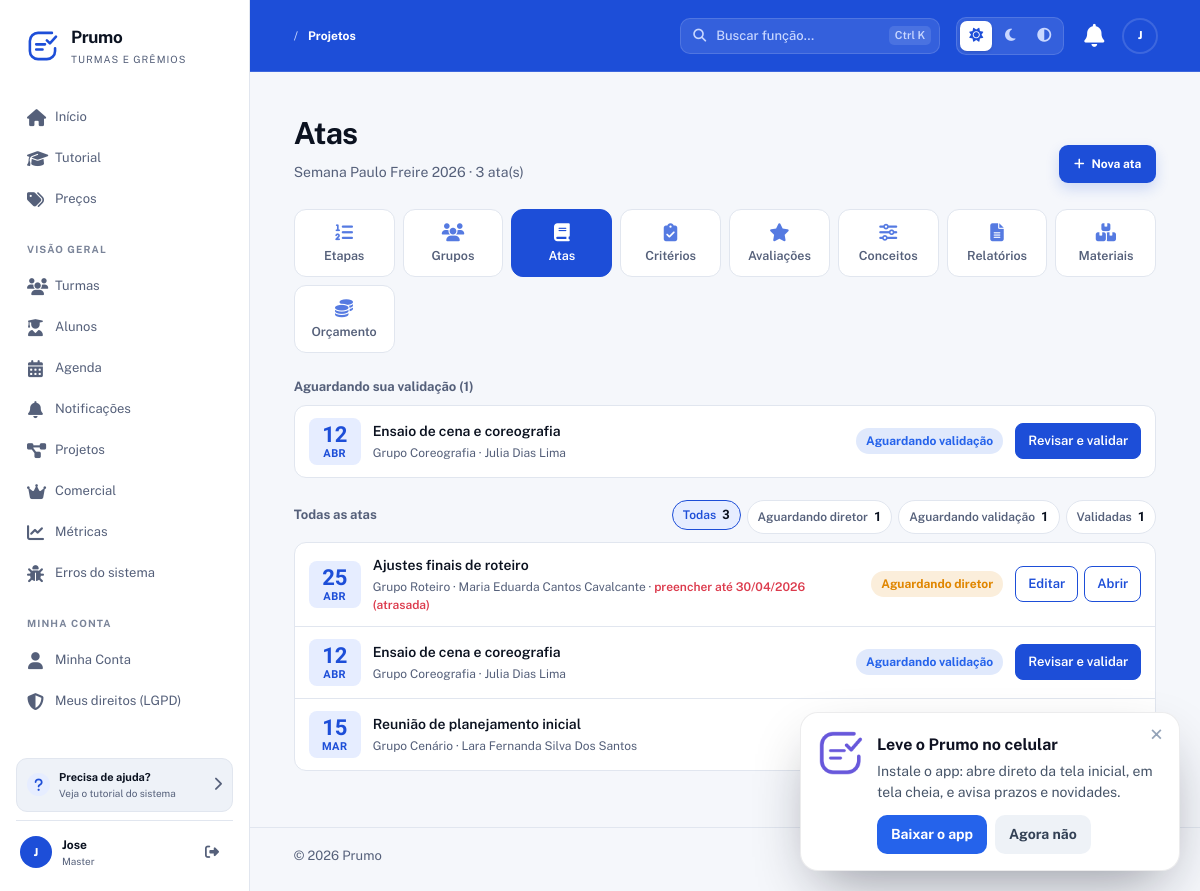
The page /SGT/projetos/3/atas (signed in) on the database its author committed.
### tables this page shows
CREATE TABLE projetos (
  id INT AUTO_INCREMENT PRIMARY KEY,
  turma_id INT NOT NULL,
  diretoria_id INT NULL,                      
  nome VARCHAR(150) NOT NULL,
  descricao TEXT DEFAULT NULL,
  prazo DATE DEFAULT NULL,
  modo_avaliacao ENUM('etapa','cronograma') DEFAULT 'cronograma',
  alunos_pedem_grupo TINYINT(1) NOT NULL DEFAULT 0,       
  alunos_pedem_diretor TINYINT(1) NOT NULL DEFAULT 0,     
  diretores_por_grupo INT NOT NULL DEFAULT 1,
  avaliacao_reps ENUM('compartilhada','media') NOT NULL DEFAULT 'compartilhada',  
  encerrado TINYINT(1) DEFAULT 0,
  encerrado_em DATETIME DEFAULT NULL,
  encerrado_por INT DEFAULT NULL,
  created_at TIMESTAMP DEFAULT CURRENT_TIMESTAMP,
  updated_at TIMESTAMP DEFAULT CURRENT_TIMESTAMP ON UPDATE CURRENT_TIMESTAMP,
  FOREIGN KEY (turma_id) REFERENCES turmas(id) ON DELETE CASCADE,
  FOREIGN KEY (encerrado_por) REFERENCES usuarios(id) ON DELETE SET NULL,
  INDEX idx_projetos_turma (turma_id),
  INDEX idx_projetos_encerrado (encerrado),
  CONSTRAINT fk_projeto_diretoria FOREIGN KEY (diretoria_id) REFERENCES gremio_diretorias(id) ON DELETE SET NULL
);

CREATE TABLE atas (
  id INT AUTO_INCREMENT PRIMARY KEY,
  titulo VARCHAR(200) NOT NULL,
  descricao TEXT DEFAULT NULL,
  grupo_id INT NOT NULL,
  diretor_id INT DEFAULT NULL,
  representante_id INT DEFAULT NULL,
  data_ata DATE NOT NULL,
  prazo_preenchimento DATE DEFAULT NULL,
  horario_inicio TIME DEFAULT NULL,
  horario_fim TIME DEFAULT NULL,
  status ENUM('pendente','preenchida','revisada') DEFAULT 'pendente',
  preenchimento ENUM('diretor','grupo') NOT NULL DEFAULT 'diretor',   
  created_at TIMESTAMP DEFAULT CURRENT_TIMESTAMP,
  updated_at TIMESTAMP DEFAULT CURRENT_TIMESTAMP ON UPDATE CURRENT_TIMESTAMP,
  FOREIGN KEY (grupo_id) REFERENCES grupos(id) ON DELETE CASCADE,
  FOREIGN KEY (diretor_id) REFERENCES usuarios(id) ON DELETE SET NULL,
  FOREIGN KEY (representante_id) REFERENCES usuarios(id) ON DELETE SET NULL,
  INDEX idx_atas_grupo (grupo_id),
  INDEX idx_atas_status (status),
  INDEX idx_atas_data (data_ata)
);

CREATE TABLE grupos (
  id INT AUTO_INCREMENT PRIMARY KEY,
  projeto_id INT NOT NULL,
  nome VARCHAR(150) NOT NULL,
  modo_avaliacao_grupo ENUM('individual','coletiva') DEFAULT 'individual',
  modo_avaliacao_por ENUM('diretor','representante','pares','autoavaliacao','misto') DEFAULT 'diretor',
  created_at TIMESTAMP DEFAULT CURRENT_TIMESTAMP,
  updated_at TIMESTAMP DEFAULT CURRENT_TIMESTAMP ON UPDATE CURRENT_TIMESTAMP,
  FOREIGN KEY (projeto_id) REFERENCES projetos(id) ON DELETE CASCADE,
  INDEX idx_grupos_projeto (projeto_id)
);

CREATE TABLE usuarios (
  id INT AUTO_INCREMENT PRIMARY KEY,
  nome VARCHAR(150) NOT NULL,
  email VARCHAR(150) NOT NULL UNIQUE,
  senha VARCHAR(255) NOT NULL,
  google_id VARCHAR(64) DEFAULT NULL,            
  tipo ENUM('aluno','master') NOT NULL DEFAULT 'aluno',
  telefone VARCHAR(20) DEFAULT NULL,
  data_nascimento DATE DEFAULT NULL,
  email_confirmado TINYINT(1) NOT NULL DEFAULT 0,
  email_token VARCHAR(255) DEFAULT NULL,
  email_token_expira DATETIME DEFAULT NULL,
  primeiro_login TINYINT(1) NOT NULL DEFAULT 1,
  cadastro_pendente TINYINT(1) NOT NULL DEFAULT 0,  
  ativo TINYINT(1) NOT NULL DEFAULT 1,
  lgpd_aceito TINYINT(1) NOT NULL DEFAULT 0,
  lgpd_data DATETIME DEFAULT NULL,
  ultimo_acesso DATETIME DEFAULT NULL,
  created_at TIMESTAMP DEFAULT CURRENT_TIMESTAMP,
  updated_at TIMESTAMP DEFAULT CURRENT_TIMESTAMP ON UPDATE CURRENT_TIMESTAMP,
  UNIQUE KEY uk_google_id (google_id),
  INDEX idx_usuarios_email (email),
  INDEX idx_usuarios_tipo (tipo),
  INDEX idx_usuarios_ativo (ativo)
);

### app/Views/atas/_lista.php (the view, shortened to what the rows shown need)
<?php
$mesesAta  = ['JAN','FEV','MAR','ABR','MAI','JUN','JUL','AGO','SET','OUT','NOV','DEZ'];
$statusAta = [
    'pendente'   => ['Aguardando diretor', 'pendente'],
    'preenchida' => ['Aguardando validação', 'preenchida'],
    'revisada'   => ['Validada', 'revisada'],
];
?>
<ul class="lista-tarefas lista-atas">
    <?php foreach ($listaAtas as $a):
        $ts = strtotime($a['data_ata'] ?? '') ?: null;
        [$stTexto, $stClasse] = $statusAta[$a['status']] ?? [$a['status'], ''];
        $atrasada = $a['status'] === 'pendente' && !empty($a['prazo_preenchimento']) && strtotime($a['prazo_preenchimento']) < strtotime('today');
    ?>
        <li data-status="<?= h($a['status']) ?>">
            <span class="tarefa-data num"><?= $ts ? date('d', $ts) : '—' ?><small><?= $ts ? $mesesAta[(int) date('n', $ts) - 1] : '' ?></small></span>
            <div class="tarefa-info">
                <strong><a class="ata-link" href="<?= $basePath ?>/atas/<?= (int) $a['id'] ?>"><?= h($a['titulo']) ?></a></strong>
                <small>
                    Grupo <?= h($a['grupo_nome'] ?? '—') ?>
                    <?php if (!empty($a['diretor_nome'])): ?> · <?= h($a['diretor_nome']) ?><?php endif; ?>
                    <?php if ($a['status'] === 'pendente' && !empty($a['prazo_preenchimento'])): ?>
                        · <span class="<?= $atrasada ? 'txt-alerta' : '' ?>">preencher até <?= ViewHelper::data($a['prazo_preenchimento']) ?><?= $atrasada ? ' (atrasada)' : '' ?></span>
                    <?php endif; ?>
                </small>
            </div>
            <span class="ata-status-chip <?= $stClasse ?>"><?= $stTexto ?></span>
            <span class="ata-acoes-linha">
                <?php foreach ($acaoAta($a) as [$rotulo, $url, $primario]): ?>
                    <a class="tarefa-acao<?= $primario ? ' primaria' : '' ?>" href="<?= h($url) ?>"><?= h($rotulo) ?></a>
                <?php endforeach; ?>
            </span>
        </li>
    <?php endforeach; ?>
</ul>

### app/Views/atas/index_rep.php (shortened to what the rows shown need)
<?php
require_once __DIR__ . '/../layouts/header.php';
require_once __DIR__ . '/../layouts/nav.php';
$todas      = $atas['todas'] ?? [];
$aguardando = array_values(array_filter($todas, fn($a) => $a['status'] === 'preenchida'));
$contagem   = array_count_values(array_column($todas, 'status'));
$acaoAta = function (array $a) use ($basePath, $projeto): array {
    $base = $basePath . '/atas/' . (int) $a['id'];
    if ($a['status'] === 'preenchida') return [['Revisar e validar', $base . '/validar-form', true]];
    if ($a['status'] === 'pendente' && !$projeto['encerrado']) return [['Editar', $base . '/editar', false], ['Abrir', $base, false]];
    return [['Abrir', $base, false]];
};
?>
<section class="hero-section">
    <div>
        <h1>Atas</h1>
        <p class="hero-subtitle">
            <?= h($projeto['nome']) ?> · <?= count($todas) ?> ata(s)
        </p>
    </div>
    <?php if (!$projeto['encerrado']): ?>
        <div class="hero-actions">
            <a class="button button-primary" href="<?= $basePath ?>/projetos/<?= (int) $projeto['id'] ?>/atas/criar">
                <i class="fas fa-plus"></i> Nova ata
            </a>
        </div>
    <?php endif; ?>
</section>
<?php require __DIR__ . '/../projetos/_nav.php'; ?>
<?php if ($aguardando): ?>
    <section class="para-fazer">
        <div class="bloco-titulo"><h2>Aguardando sua validação (<?= count($aguardando) ?>)</h2></div>
        <?php $listaAtas = $aguardando; require __DIR__ . '/_lista.php'; ?>
    </section>
<?php endif; ?>
<section class="para-fazer">
    <div class="bloco-titulo">
        <h2>Todas as atas</h2>
        <?php if ($todas): ?>
            <div class="ata-filtros" role="group" aria-label="Filtrar por situação">
                <button type="button" class="ativo" data-filtro="">Todas <b><?= count($todas) ?></b></button>
                <button type="button" data-filtro="pendente">Aguardando diretor <b><?= (int) ($contagem['pendente'] ?? 0) ?></b></button>
                <button type="button" data-filtro="preenchida">Aguardando validação <b><?= (int) ($contagem['preenchida'] ?? 0) ?></b></button>
                <button type="button" data-filtro="revisada">Validadas <b><?= (int) ($contagem['revisada'] ?? 0) ?></b></button>
            </div>
        <?php endif; ?>
    </div>
    <?php if (empty($todas)): ?>
        <div class="lista-vazia"><i class="fas fa-book"></i><span>Nenhuma ata ainda. Crie a primeira em “Nova ata”: o diretor do grupo é avisado para preencher.</span></div>
    <?php else: ?>
        <div data-lista-filtravel>
            <?php $listaAtas = $todas; require __DIR__ . '/_lista.php'; ?>
        </div>
    <?php endif; ?>
</section>
<?php require_once __DIR__ . '/../layouts/footer.php'; ?>

### rows shown on the page
projetos: nome "Semana Paulo Freire 2026"
atas: data_ata "12", data_ata "ABR", titulo "Ensaio de cena e coreografia", grupo.nome "Coreografia", diretor.nome "Julia Dias Lima", stTexto "Aguardando validação", rotulo "Revisar e validar"
atas: data_ata "25", data_ata "ABR", titulo "Ajustes finais de roteiro", grupo.nome "Roteiro", diretor.nome "Maria Eduarda Cantos Cavalcante", prazo_preenchimento "30/04/2026", status "(atrasada)", stTexto "Aguardando diretor", rotulo "Editar", rotulo "Abrir"
atas: data_ata "15", data_ata "MAR", titulo "Reunião de planejamento inicial", grupo.nome "Cenário", diretor.nome "Lara Fernanda Silva Dos Santos"

### other values the page prints
$appName "Prumo"
$label "Início"
$label "Tutorial"
$label "Preços"
$secao "VISÃO GERAL"
$label "Turmas"
$label "Alunos"
$label "Agenda"
$label "Notificações"
$label "Projetos"
$label "Comercial"
$label "Métricas"
$label "Erros do sistema"
$secao "MINHA CONTA"
$label "Minha Conta"
